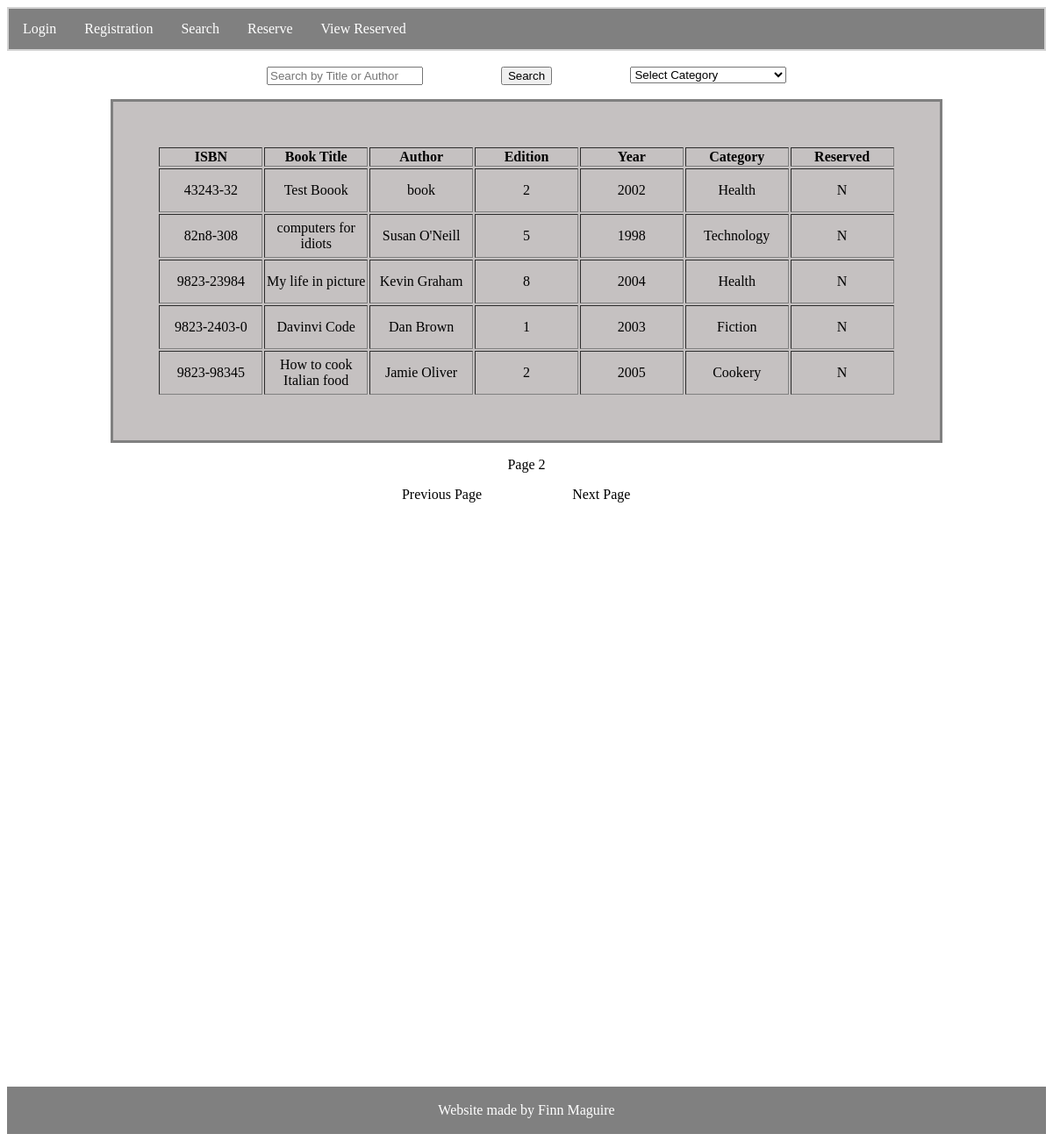
Page /search.php?&pagenum=2 (signed in) on the committed database.
### tables this page shows
CREATE TABLE `books` (
  `ISBN` varchar(20) NOT NULL,
  `BookTitle` varchar(30) NOT NULL,
  `Author` varchar(30) NOT NULL,
  `Edition` int(2) NOT NULL,
  `Year` int(4) NOT NULL,
  `Category` varchar(3) NOT NULL,
  `Reserved` varchar(1) NOT NULL
);

CREATE TABLE `categories` (
  `CategoryID` varchar(3) NOT NULL,
  `CategoryName` varchar(20) NOT NULL
);

### search.php (the view, shortened to what this page needs)
<html>
    <head>
        <link rel = "stylesheet" type = "text/css" href = "site.css">
    </head>
    <body>
        <nav>
            <ul>
                <li> <a href = "login.php" > Login </a> </li>
                <li> <a href = "registration.php" > Registration </a> </li>
                <li> <a href = "search.php?pagenum=1" > Search </a> </li>
                <li> <a href = "reserve.php" > Reserve </a> </li>
                <li> <a href = "viewreserved.php" > View Reserved </a> </li>
            </ul>
        </nav>
    <br>
    <form method = "GET">
        <input type = "text" name = "Search" placeholder = "Search by Title or Author" id = "SearchBox" />
        <?php
            include "db.php";
            getCategory($conn);
        ?>
        <input type = "submit" value = "Search" id = 'SearchSubmit'/>
    </form>
<?php
if (isset($_GET['pagenum']) && $_GET['pagenum']!= "")
{
    $pageNum = $_GET['pagenum'];
}
else
{
    $pageNum = 1;
}
$displayPage = 5;
$newPage = ($pageNum - 1) * $displayPage;
$Search = isset($_GET['Search']) ? $_GET['Search'] : "";
$Category = isset($_GET['Categories']) ? $_GET['Categories'] : "";
$Search = Validation($Search);
if (strlen($Search) > 1 || $Category == "" || $Category == "No Value" )
{
    if (isset($_GET['Search']) == NULL)
    {
        $Search = "";
    }
    else
    {
        $Search = ($_GET['Search']);
    }
    $condition = "Search";
    $selCategory = "";
    $totalPages = Pagination($conn, $displayPage, $condition, $selCategory, $Search);
    $sql = "SELECT * FROM books WHERE BookTitle LIKE '%$Search%' OR Author LIKE '%$Search%' LIMIT $newPage, $displayPage";
    $result = $conn->query($sql);
}
elseif (isset($_GET['Categories']))
{
    $selCategory = $_GET['Categories'];
    $condition = "Category";
    $totalPages = Pagination($conn, $displayPage, $condition, $selCategory, $Search);
    $sql = "SELECT * FROM books WHERE Category = '$selCategory' LIMIT $newPage, $displayPage";
    $result = $conn->query($sql);
}
if (isset($result))
{
    if ($result != false && $result-> num_rows > 0)
    {
        echo "<table class = 'table' border='1'>";
        echo "<tr><th>ISBN</th>
            <th>Book Title</th>
            <th>Author</th>
            <th>Edition</th>
            <th>Year</th>
            <th>Category</th>
            <th>Reserved</th>";
        while ($row = $result->fetch_assoc())
        {
            echo "<tr class = 'table'><td>";
            echo $row["ISBN"];
            echo "</td><td>";
            echo $row["BookTitle"];
            echo "</td><td>";
            echo $row["Author"];
            echo "</td><td>";
            echo $row["Edition"];
            echo "</td><td>";
            echo $row["Year"];
            echo "</td><td>";
            $CategoryList = "SELECT CategoryName FROM Categories WHERE CategoryID = '$row[Category]'";
            $result1 = $conn->query($CategoryList);
            $row1 = $result1->fetch_assoc();
            echo $row1["CategoryName"];
            echo "</td><td>";
            echo $row["Reserved"];
            echo "</tr>";
        }
        echo "</table>";
        displayPagination($pageNum, $totalPages);
    }
    else
    {
        echo "<p class = 'message'>0 Results found </p>";
    }
}
function getCategory($conn)
{
    echo " <select name = 'Categories' id = 'CategoryLabel'>";
    echo "<option value='No Value'> Select Category </option>";
}
function Pagination($conn, $displayPage, $condition, $selCategory, $Search)
{
    if($condition == "Category")
    {
        $sql = "SELECT COUNT(*) As totalRows FROM books WHERE Category = '$selCategory'";
    }
    elseif ($condition == "Search")
    {
        $sql = "SELECT COUNT(*) As totalRows FROM books WHERE BookTitle LIKE '%$Search%' OR Author LIKE '%$Search%' ";
    }
    $result = $conn->query($sql);
    $totalRows = $result->fetch_assoc();
    $totalRows = $totalRows['totalRows'];
    $totalPages = ceil ($totalRows / $displayPage);
    return $totalPages;
}
function displayPagination($pageNum, $totalPages)
{
    $prev = $pageNum - 1;
    $next = $pageNum + 1;
    echo "<p id = 'pageNum'>Page $pageNum</p>";
    if ($pageNum != $totalPages)
    {
        echo "<a class = 'next' href = '?". http_build_query($_GET) ."&pagenum=$next'>Next Page</a>";
    }
    if ($pageNum != 1)
    {
        echo "<a class = 'prev' href= '?". http_build_query($_GET) ."&pagenum=$prev'>Previous Page</a>";
    }
}
function validation($input)
{
    $input = trim($input);
    $input = htmlspecialchars($input);
    $input = htmlentities($input);
    $input = stripslashes($input);
    return $input;
}
?>
<footer>
  <p>Website made by Finn Maguire</p>
</footer>
</body>
</html>

### site.css (style rules this page uses)
.table { table-layout: fixed; border: grey solid; width: 80%; height: 50px; text-align: center; margin: auto; background:rgb(197, 193, 193); padding:50px; }
nav { text-align: center; border: 2px lightgrey solid; }
ul { list-style-type: none; margin: 0; padding: 0; overflow: hidden; background-color: grey; }
li { float: left; }
li a { display: block; color: white; text-align: center; padding: 14px 16px; text-decoration: none; }
footer { margin-top: 700px; text-align: center; padding: 2px; background-color: grey; color: white; }
#SearchBox { width: 15%; float:left; margin-left: 25%; }
#CategoryLabel { width: 15%; float:right; margin-right: 25%; }
#SearchSubmit { display: block; color: black; text-align: center; text-decoration: none; margin:auto; }
.next { display: block; float:right; padding-right: 40%; color: black; text-align: center; text-decoration: none; margin:auto; }
.prev { display: block; float:left; padding-left: 38%; color: black; text-align: center; text-decoration: none; margin:auto; }
#pageNum { text-align: center; }

### rows in the picture
books: ISBN "43243-32", BookTitle "Test Boook", Author "book", Edition "2", Year "2002", Category.CategoryName "Health", Reserved "N"
books: ISBN "82n8-308", BookTitle "computers for idiots", Author "Susan O'Neill", Edition "5", Year "1998", Category.CategoryName "Technology", Reserved "N"
books: ISBN "9823-23984", BookTitle "My life in picture", Author "Kevin Graham", Edition "8", Year "2004", Category.CategoryName "Health", Reserved "N"
books: ISBN "9823-2403-0", BookTitle "Davinvi Code", Author "Dan Brown", Edition "1", Year "2003", Category.CategoryName "Fiction", Reserved "N"
books: ISBN "9823-98345", BookTitle "How to cook Italian food", Author "Jamie Oliver", Edition "2", Year "2005", Category.CategoryName "Cookery", Reserved "N"

### other values in the picture
$pageNum "2"
